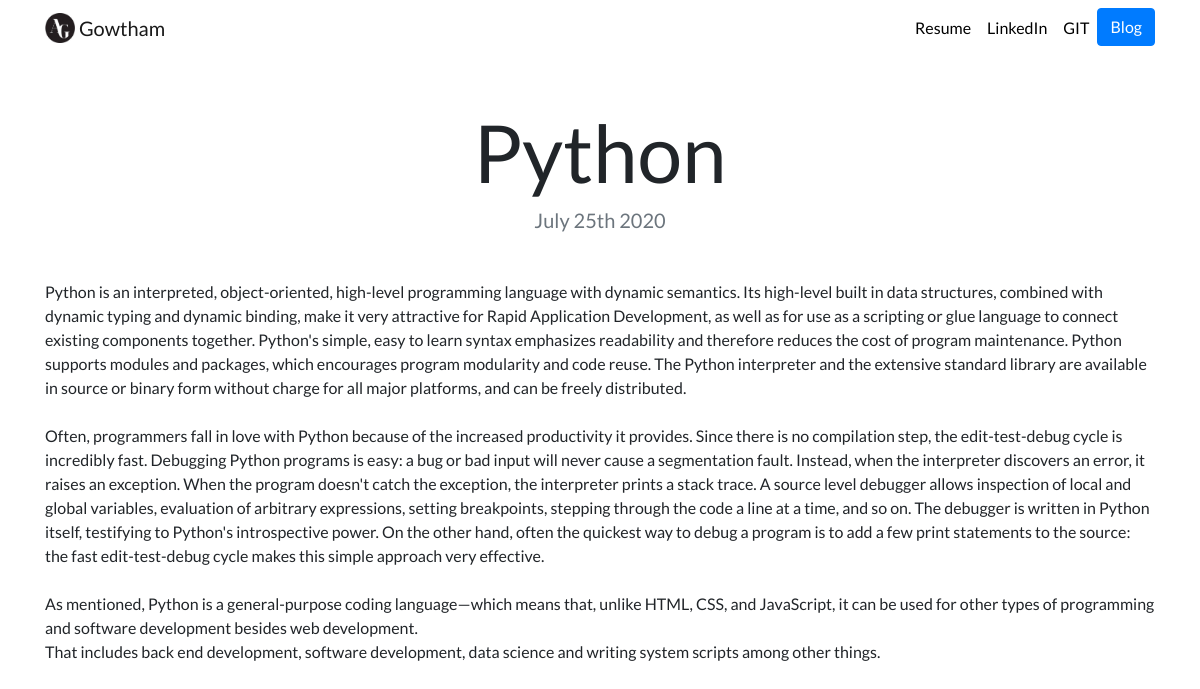
Page /blog/1/ on the committed database.
### blog/models.py (models this page shows, shortened)
class Blog(models.Model):
    title = models.CharField(max_length=150)
    description = models.TextField()
    date = models.DateField()

### blog/views.py (the view)
# urls.py: path('<int:blog_id>/', views.detail, name='detail'),
def detail(request, blog_id):
    blog = get_object_or_404(Blog, pk=blog_id)
    return render(request, 'blog/detail.html', {'blog':blog})

### blog/templates/blog/detail.html
{% extends "portfolio/base.html" %}
{% load static %}
{% block content %}
<h1 class="text-center mt-5" id="blogdetailtitle">{{ blog.title }}</h1>
<h5 class="text-center text-muted mb-5">{{ blog.date|date:'F jS Y' }}</h5>
{{ blog.description|safe }}
{% endblock %}

### portfolio/static/portfolio/custom.css (style rules this page uses)
body { font-family: 'Lato', sans-serif; }
@media (min-width: 992px) { #blogdetailtitle { font-size: 5rem; } }

### rows in the picture
Blog: title "Python", date "July 25th 2020", description "Python is an interpreted, object-oriented, high-level programming language with dynamic semantics. Its high-level built in data structures, combined with dynamic typing and dynamic binding, make it very attractive for Rapid Application Development, as well as for use as a scripting or glue language to connect existing components together. Python's simple, easy to learn syntax emphasizes readability and therefore reduces the cost of program maintenance. Python supports modules and packages, which encourages program modularity and code reuse. The Python interpreter and the extensive standard library are available in source or binary form without charge for all major platforms, and can be…"
